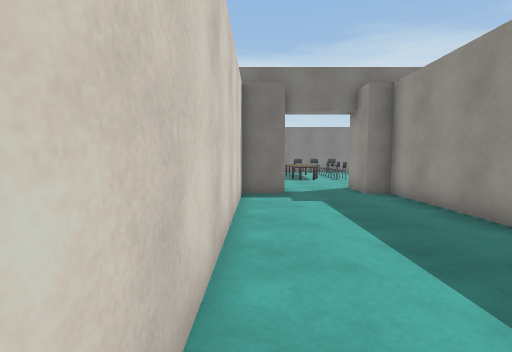
view 1 (above)

17 first-person views from a walk through a Unity game level. The camera is 1.3 m above the floor, tilts 4° down and sees 85° across. The floor is counted in squares, 1 m on a side. Each view is taken from the middle of a square. On the plan, view 1 faces up. The plan holds only what a view shows up to about 13 squares ahead; the rest is blank. The place goes on beyond the plan. The player is left out. Some animated figures are left out. Some surface patterns are stand-ins.

view 2
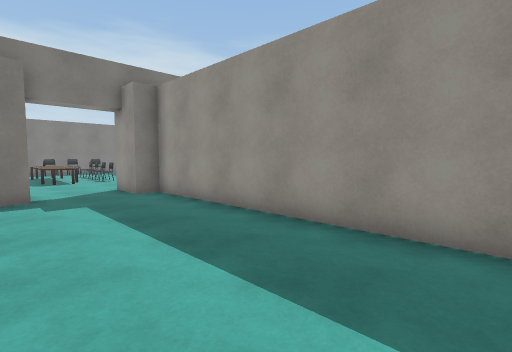

view 3
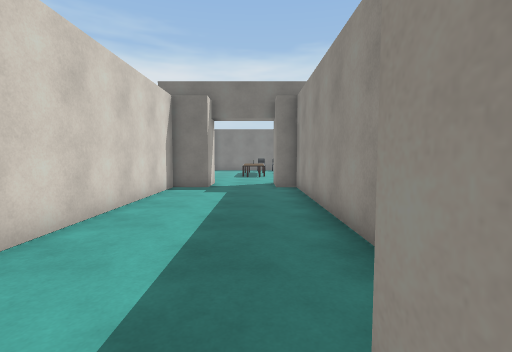

view 4
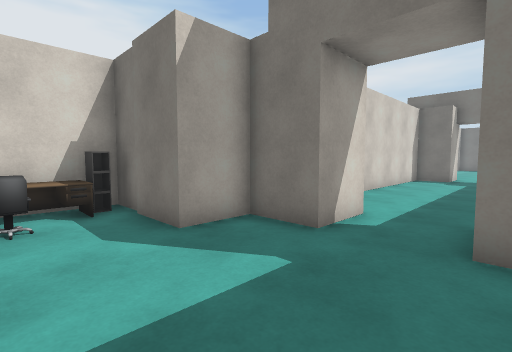

view 5
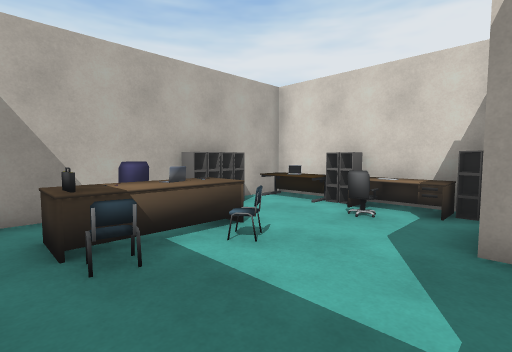

view 6
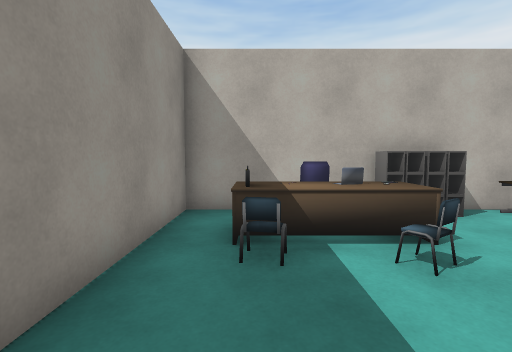

view 7
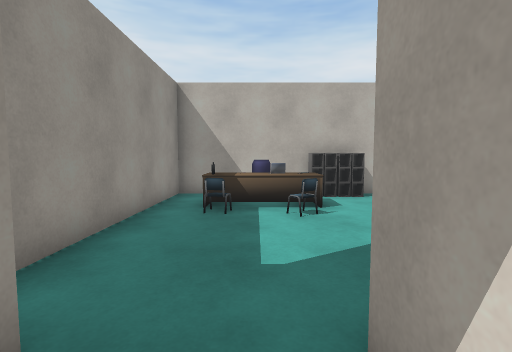

view 8
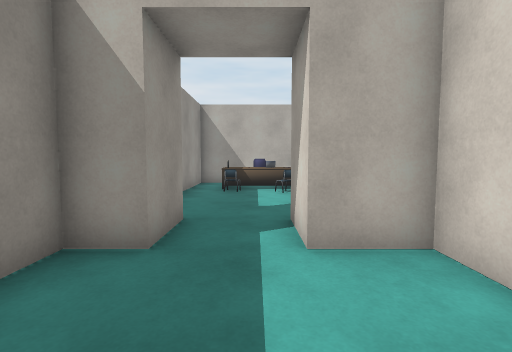

view 9
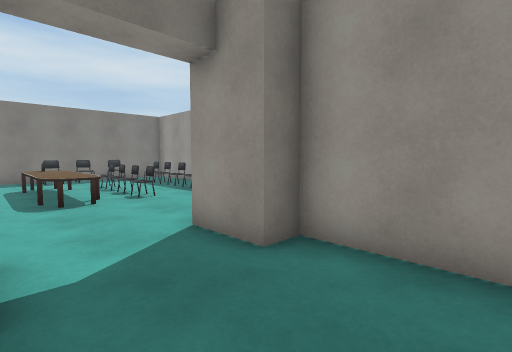

view 10
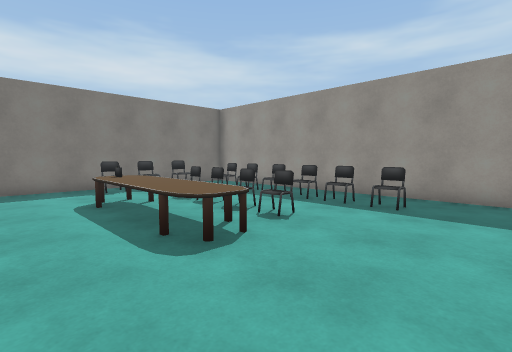

view 11
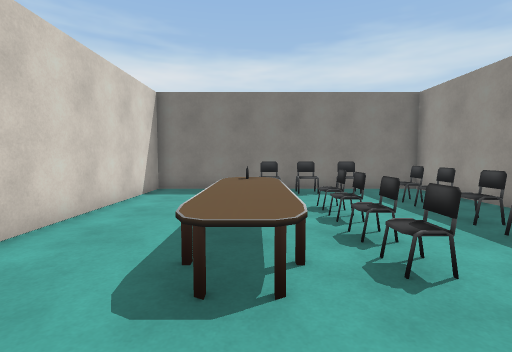

view 12
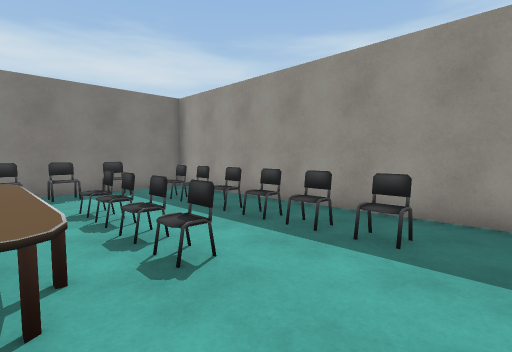

view 13
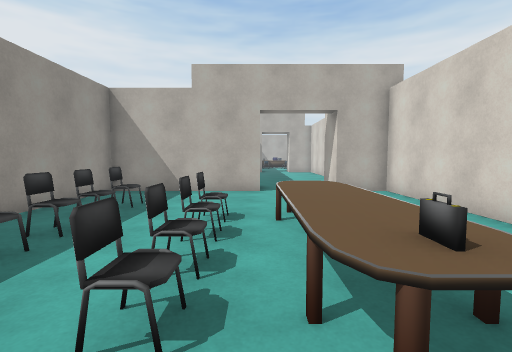

view 14
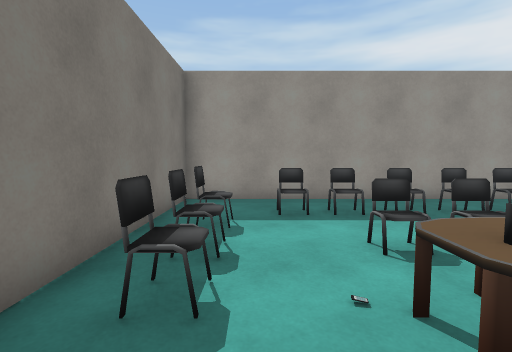

view 15
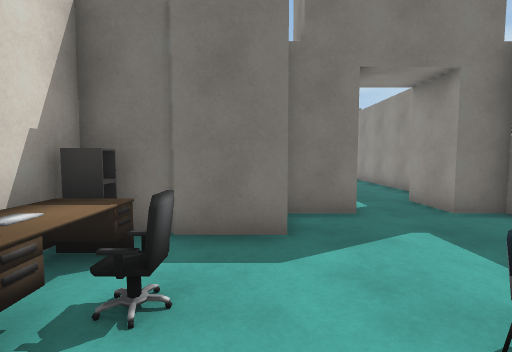

view 16
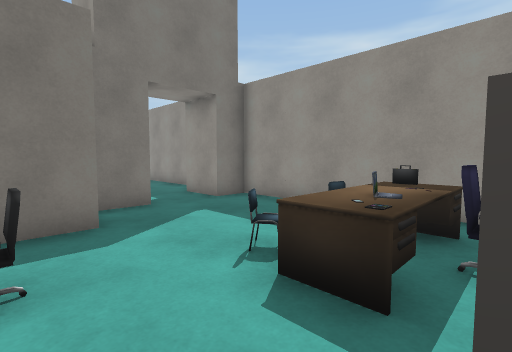

view 17
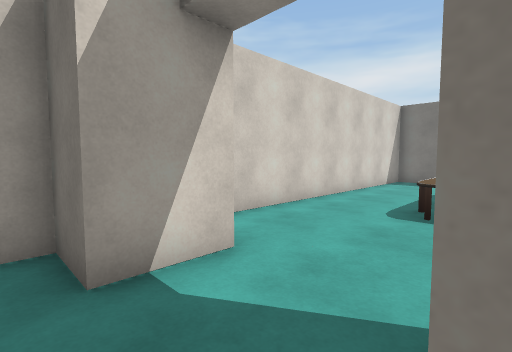

### Floor plan
Key: @ floor where view 1 was taken; # wall or solid block; . floor; / step, stairs or slope; = window, fence, low wall or low ledge; T table; E desk; C chair; L laptop; O other object.
Columns run from 4 left of view 1 to 10 right of it. Each row starts with its distance up from view 1.
 24    ############
 23    #...CCCC...#
 22    #..........#
 21    #...T.../C.#
 20    #..TT.C./C.#
 19    #..TT.C./C.#
 18    #..TT.../C.#
 17    #..TT.C./C.#
 16    #..TT.C./C.#
 15    #......./C.#
 14    #..........#
 13    #..........#
 12    #..........#
 11    ###..#######
 10    ###..##
  9    #.....#
  8    #.....#
  7    #.....#
  6    #.....#
  5    #.....#
  4    #.....#
  3    #.....#
  2    #.....#
  1    #.....#
  0    #@....#
 -1    ###..##
 -2    ###..##
 -3    ###..##
 -4 ####.....#
 -5 #E.......#
 -6 #L.......#
 -7 #LC..C.C.#
 -8 #E..EEEE.#
 -9 #O..EOLE.#
-10 #E.OO=C..#
-11 ##########

Positions as (right, up) in squares from view 1, and headings:
1: (0, 0), facing up
2: (0, 0), facing up-right
3: (3, -2), facing up
4: (4, -7), facing up-left
5: (4, -4), facing down-left
6: (3, -4), facing down
7: (2, -1), facing down
8: (2, 3), facing down
9: (1, 7), facing up-right
10: (0, 12), facing up-right
11: (3, 13), facing up
12: (3, 13), facing up-right
13: (4, 22), facing down
14: (1, 22), facing right
15: (-1, -9), facing up
16: (-2, -10), facing up-right
17: (4, 9), facing up-left
